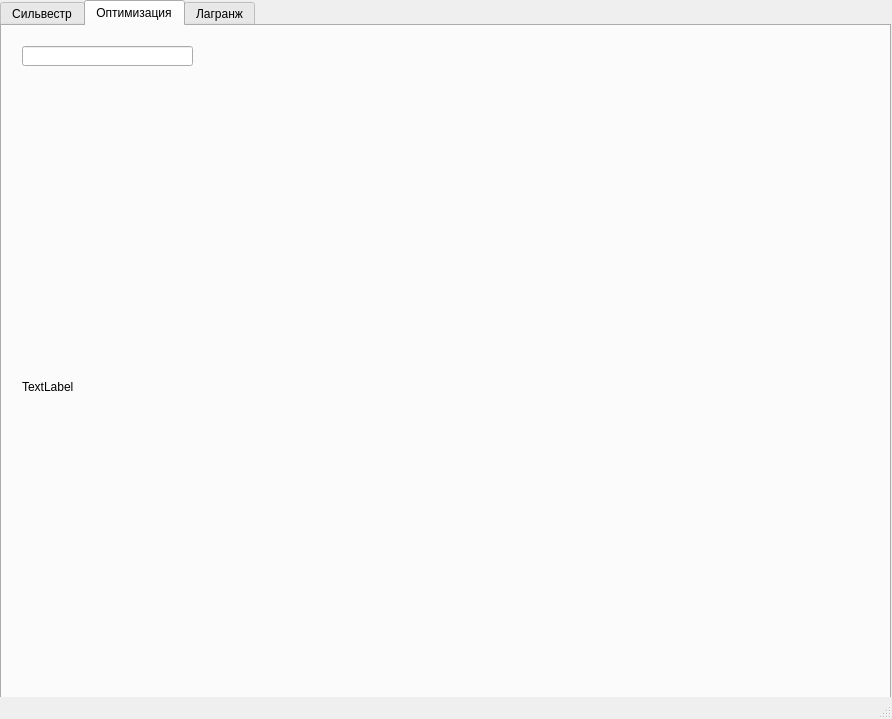
<?xml version="1.0" encoding="UTF-8"?>
<ui version="4.0">
 <class>MainWindow</class>
 <widget class="QMainWindow" name="MainWindow">
  <property name="geometry">
   <rect>
    <x>0</x>
    <y>0</y>
    <width>892</width>
    <height>719</height>
   </rect>
  </property>
  <property name="windowTitle">
   <string>MainWindow</string>
  </property>
  <widget class="QWidget" name="centralwidget">
   <widget class="QTabWidget" name="tabWidget">
    <property name="geometry">
     <rect>
      <x>0</x>
      <y>0</y>
      <width>891</width>
      <height>711</height>
     </rect>
    </property>
    <property name="currentIndex">
     <number>1</number>
    </property>
    <widget class="QWidget" name="tab">
     <attribute name="title">
      <string>Сильвестр</string>
     </attribute>
     <widget class="QLabel" name="label">
      <property name="geometry">
       <rect>
        <x>10</x>
        <y>110</y>
        <width>381</width>
        <height>341</height>
       </rect>
      </property>
      <property name="text">
       <string>TextLabel</string>
      </property>
     </widget>
     <widget class="QLineEdit" name="lineEdit">
      <property name="geometry">
       <rect>
        <x>10</x>
        <y>20</y>
        <width>211</width>
        <height>31</height>
       </rect>
      </property>
      <property name="toolTip">
       <string/>
      </property>
     </widget>
     <widget class="QCheckBox" name="checkBox">
      <property name="geometry">
       <rect>
        <x>10</x>
        <y>80</y>
        <width>191</width>
        <height>17</height>
       </rect>
      </property>
      <property name="text">
       <string>Всегда расчитывать все Миноры</string>
      </property>
     </widget>
    </widget>
    <widget class="QWidget" name="tab_3">
     <attribute name="title">
      <string>Оптимизация</string>
     </attribute>
     <widget class="QLabel" name="label_2">
      <property name="geometry">
       <rect>
        <x>20</x>
        <y>50</y>
        <width>811</width>
        <height>621</height>
       </rect>
      </property>
      <property name="text">
       <string>TextLabel</string>
      </property>
     </widget>
     <widget class="QLineEdit" name="lineEdit_2">
      <property name="geometry">
       <rect>
        <x>20</x>
        <y>20</y>
        <width>171</width>
        <height>20</height>
       </rect>
      </property>
     </widget>
    </widget>
    <widget class="QWidget" name="tab_2">
     <attribute name="title">
      <string>Лагранж</string>
     </attribute>
    </widget>
   </widget>
  </widget>
  <widget class="QStatusBar" name="statusbar"/>
 </widget>
 <resources/>
 <connections/>
</ui>
